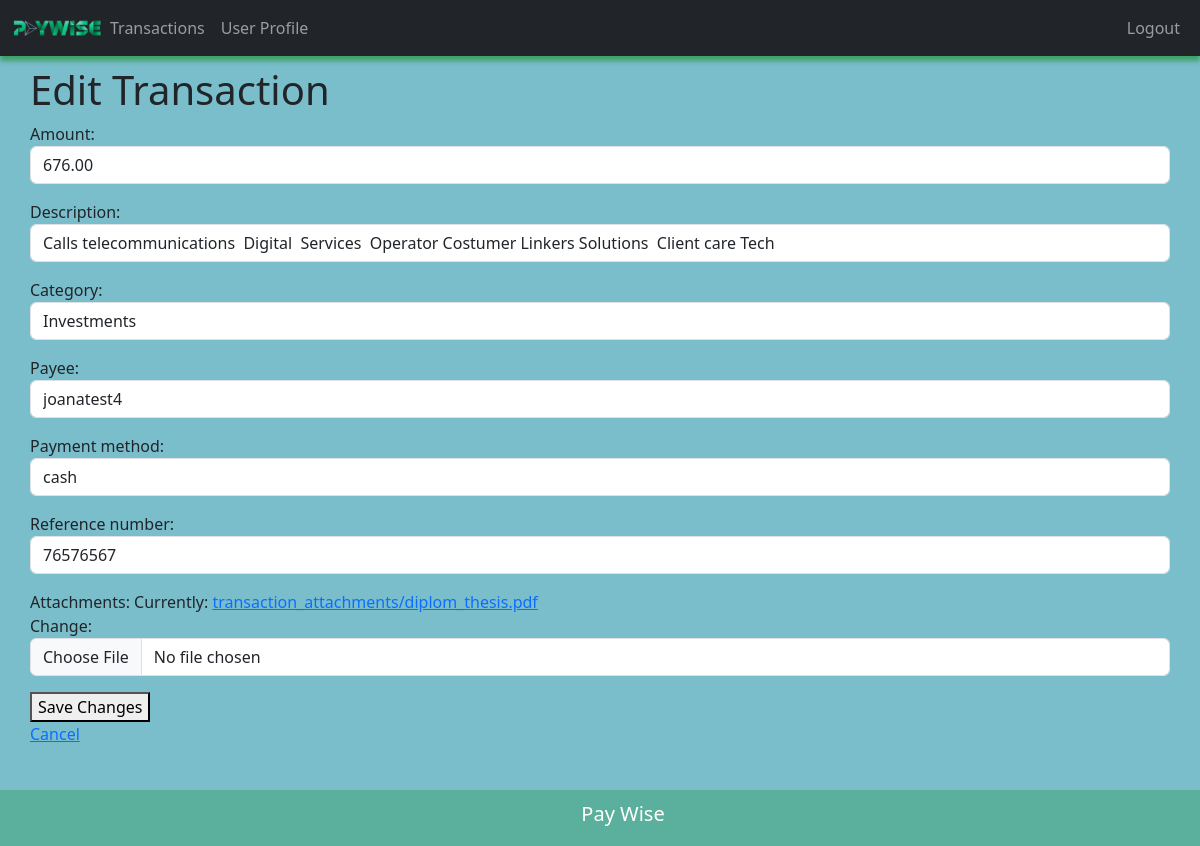
The app's page /edit-transaction/6/ (signed in) with its own data.
### accounts/models.py (models this page shows)
class Transaction(models.Model):
    amount=models.DecimalField(max_digits=10, decimal_places=2)
    date= models.DateField(auto_now_add=True)
    description=models.TextField()
    category=models.CharField(
        max_length=20,
        choices=[
            ('income', 'Income'),
            ('expenses', 'Expenses'),
            ('investments', 'Investments'),
            ('transfers', 'Transfers'),
        ]
    )
    status= models.CharField(
        max_length=20, default='Pending',
        choices=[
            ('Pending', 'Pending'),
            ('Completed', 'Completed'),
            ('Failed', 'Failed'),
        ]
    )
    user= models.ForeignKey(User, on_delete=models.SET_NULL, null=True)
    payee= models.ForeignKey(User, on_delete=models.SET_NULL, null=True, related_name='transaction_receiver')
    payment_method = models.CharField(max_length=50)
    reference_number=models.CharField(max_length=50)
    attachments = models.FileField(upload_to='transaction_attachments/')
    created_at = models.DateTimeField(auto_now_add=True, null=True)
    updated_at = models.DateTimeField(auto_now=True, null=True)

### accounts/views.py (the view)
# urls.py: path('edit-transaction/<int:transaction_id>/', views.edit_transaction, name='edit_transaction'),
@login_required
def edit_transaction(request, transaction_id=None):
    if transaction_id:
        transaction = get_object_or_404(Transaction, id=transaction_id)
        form = TransactionForm(request.user, instance=transaction)
    else:
        transaction = None
        form = TransactionForm(request.user)
    if request.method == 'POST':
        form = TransactionForm(request.user, request.POST, instance=transaction)
        if form.is_valid():
            form.save()
            return redirect('usertransactions' , pk=request.user.pk)
    context = {'form': form, 'transaction': transaction}
    return render(request, 'accounts/edit_transaction.html', context)

### accounts/forms.py
class TransactionForm(forms.ModelForm):
    User = get_user_model()
    def __init__(self, user, *args, **kwargs):
        super(TransactionForm, self).__init__(*args, **kwargs)
        self.fields['payee'].queryset = User.objects.exclude(id=user.id)
    class Meta:
        model = Transaction
        fields = ['amount', 'description', 'category','payee', 'payment_method', 'reference_number','attachments']
        widgets = {
            'amount': forms.NumberInput(attrs={'class': 'form-control'}),
            'description': forms.TextInput(attrs={'class': 'form-control'}),
            'category': forms.Select(attrs={'class': 'form-control'}),
            'payee': forms.Select(attrs={'class': 'form-control'}),
            'payment_method': forms.TextInput(attrs={'class': 'form-control'}),
            'reference_number': forms.TextInput(attrs={'class': 'form-control'}),
            'attachments': forms.ClearableFileInput(attrs={'class': 'form-control'}),
        }

### accounts/models.py (called while the page is built)
    def __str__(self) :
        return self.username

### accounts/templates/accounts/edit_transaction.html (shortened to what this page needs)
{% extends 'accounts/main.html' %}
{% block content %}
    <h1>Edit Transaction</h1>
    <form method="post" action="{% url 'edit_transaction' transaction.id %}">
        {{ form.as_p }}
        <button type="submit">Save Changes</button>
    </form>
    <a href="{% url 'usertransactions' pk=user.id %}">Cancel</a>
{%  endblock %}

### accounts/templates/accounts/main.html (style rules this page uses)
body { background:#7abecc; }

### records on screen
Transaction: amount "676.00", description "Calls telecommunications Digital Services Operator Costumer Linkers Solutions Client care Tech", category "Investments", payee "joanatest4", payment_method "cash", reference_number "76576567"
